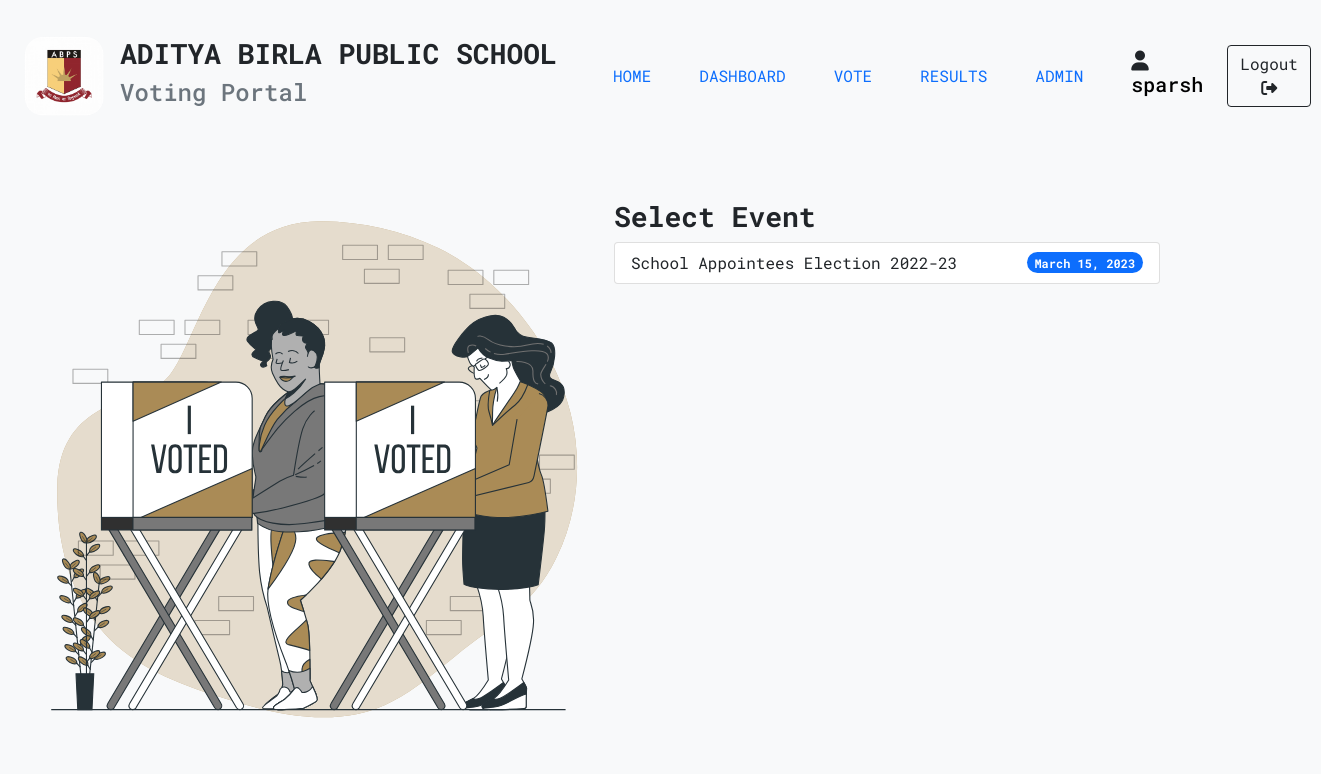
Before: /vote/ (signed in) with the older database file.
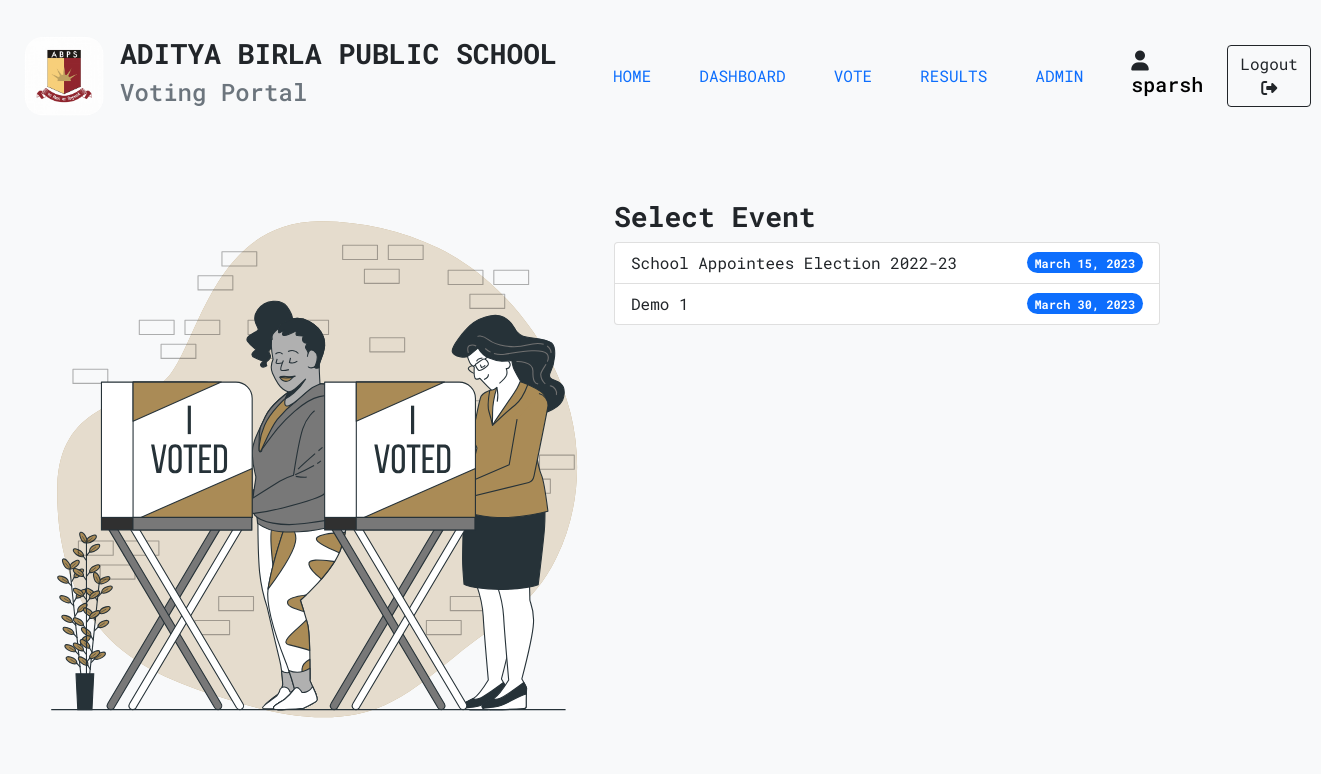
After: the same page with the newer database file.
### apps/vote/models.py (models this page shows, shortened)
class Event(models.Model):
    EventID = models.AutoField(primary_key=True)
    Date = models.DateField()
    EventName = models.TextField()

### apps/vote/views.py (the view)
# urls.py: path("", index),
@login_required(login_url="/login")
def index(request):
    events = Event.objects.all()
    params = {
        "events": events
    }
    return render(request, "vote/vote.html", params)

### templates/vote/vote.html (shortened to what this page needs)
{% extends 'bases/base.html' %}
{% load static %}
{% block stylesheets %}
<link rel="stylesheet" href="{% static 'css/form.css' %}">
{% endblock stylesheets %}
{% block content %}
<div class="page">
    <div class="container" style="margin: 0;">
        <div class="row">
            <div class="col form__image">
                <div class="form__image--container">
                    <img src="{% static 'images/Voting-bro.svg' %}" alt="voting illustration">
                </div>
            </div>
            <div class="col">
                <label for="event_name" class="form-label h3 fw-bold">Select Event</label>
                <div class="list-group">
                    {% for event in events %}
                        <a href="/vote/{{ event.EventName }}" class="list-group-item list-group-item-action d-flex justify-content-between align-items-center" aria-current="true">
                          <span>{{ event.EventName }}</span>
                          <span class="badge bg-primary rounded-pill">{{ event.Date }}</span>
                        </a>
                    {% endfor %}
                </div>
            </div>
        </div>
    </div>
</div>
{% endblock content %}

Changed rows visible on the page:
added Event: EventName "Demo 1", Date "March 30, 2023"
